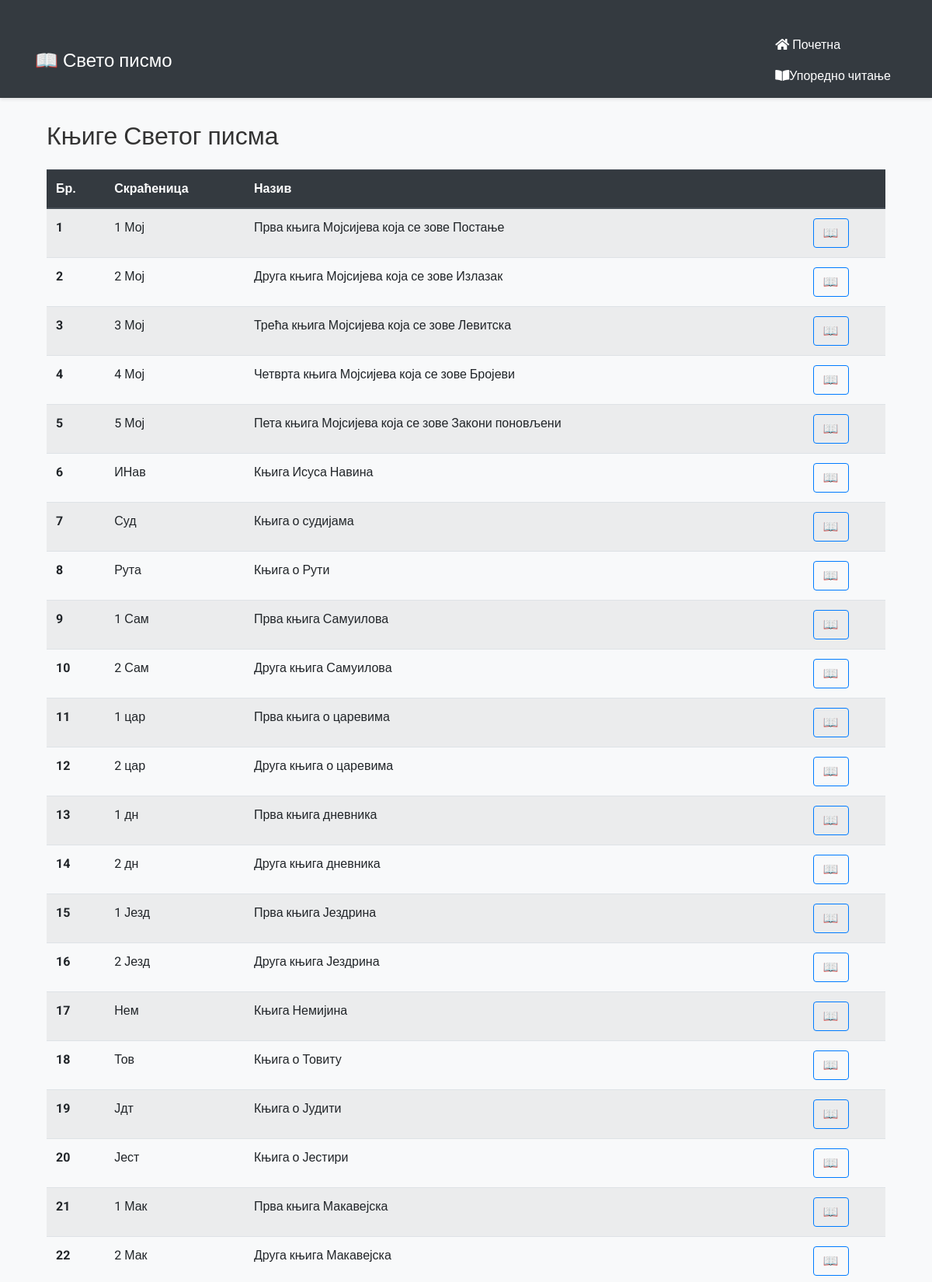
The page / (upper part) on the database its author committed.
### verse_fetcher/models.py (models this page shows, shortened)
class Books(models.Model):
    id = models.AutoField(primary_key=True)  # Explicit primary key
    acronym = models.TextField()
    title = models.TextField()
    class Meta:
        managed = False  # Keep this if you don't want Django to manage the table
        db_table = 'books'

### web_page/views.py (the view)
# urls.py: path("", views.index, name="index"),
def index(request):
    books = Books.objects.all()
    return render(request, "web_page/index.html", {
        "books": books
    })

### web_page/templates/web_page/index.html
{% extends "web_page/layout.html" %}
{% block body %}
<div class="container">
    <h2 class="my-4">Књиге Светог писма</h2>
    <div class="table-responsive">
        <table class="table table-striped table-hover">
            <thead class="thead-dark">
                <tr>
                    <th scope="col">Бр.</th>
                    <th scope="col">Скраћеница</th>
                    <th scope="col">Назив</th>
                    <th scope="col"></th>
                </tr>
            </thead>
            <tbody>
                {% for book in books %}
                <tr>
                    <th scope="row">{{ forloop.counter }}</th>
                    <td>{{ book.acronym }}</td>
                    <td>{{ book.title }}</td>
                    <td><a href="{% url 'show_book' book_id=book.id %}" class="btn btn-outline-primary">📖</a></td>
                </tr>
                {% endfor %}
            </tbody>
        </table>
    </div>
</div>
{% endblock %}

### web_page/templates/web_page/layout.html (shortened to what this page needs)
{% load static %}
<!DOCTYPE html>
<html lang="sr">
<head>
    <link rel="stylesheet" href="https://stackpath.bootstrapcdn.com/bootstrap/4.4.1/css/bootstrap.min.css">
    <link rel="stylesheet" href="https://cdnjs.cloudflare.com/ajax/libs/font-awesome/5.15.4/css/all.min.css">
</head>
<body>
    <nav class="navbar navbar-expand-lg navbar-dark">
        <div class="container">
            <a class="navbar-brand" href="{% url 'index' %}">📖 Свето писмо</a>
            <div class="collapse navbar-collapse" id="navbarNav">
                <ul class="navbar-nav ml-auto">
                    <li class="nav-item">
                        <a class="nav-link" href="{% url 'index' %}"><i class="fas fa-home"></i> Почетна</a>
                        <a class="nav-link" href="{% url 'comparative reading' %}"><i class="fas fa-book-open"></i>Упоредно читање</a>
                    </li>
                </ul>
            </div>
        </div>
    </nav>
    <div class="container">
        {% block body %}
        {% endblock %}
    </div>
</body>
</html>

### web_page/templates/web_page/layout.html (style rules this page uses)
body { font-family: 'Roboto', sans-serif; background-color: #f8f9fa; color: #333; }
.navbar { background-color: #343a40; box-shadow: 0 2px 4px rgba(0, 0, 0, 0.1); }
.navbar-brand { font-size: 1.5rem; font-weight: 500; color: #fff !important; }
.navbar-nav .nav-link { color: #fff !important; font-weight: 400; margin-left: 20px; }
.container { margin-top: 30px; }

### rows shown on the page
Books: acronym "1 Мој", title "Прва књига Мојсијева која се зове Постање"
Books: acronym "2 Мој", title "Друга књига Мојсијева која се зове Излазак"
Books: acronym "3 Мој", title "Трећа књига Мојсијева која се зове Левитска"
Books: acronym "4 Мој", title "Четврта књига Мојсијева која се зове Бројеви"
Books: acronym "5 Мој", title "Пета књига Мојсијева која се зове Закони поновљени"
Books: acronym "ИНав", title "Књига Исуса Навина"
Books: acronym "Суд", title "Књига о судијама"
Books: acronym "Рута", title "Књига о Рути"
Books: acronym "1 Сам", title "Прва књига Самуилова"
Books: acronym "2 Сам", title "Друга књига Самуилова"
Books: acronym "1 цар", title "Прва књига о царевима"
Books: acronym "2 цар", title "Друга књига о царевима"
Books: acronym "1 дн", title "Прва књига дневника"
Books: acronym "2 дн", title "Друга књига дневника"
Books: acronym "1 Језд", title "Прва књига Јездрина"
Books: acronym "2 Језд", title "Друга књига Јездрина"
Books: acronym "Нем", title "Књига Немијина"
Books: acronym "Тов", title "Књига о Товиту"
Books: acronym "Јдт", title "Књига о Јудити"
Books: acronym "Јест", title "Књига о Јестири"
Books: acronym "1 Мак", title "Прва књига Макавејска"
Books: acronym "2 Мак", title "Друга књига Макавејска"
